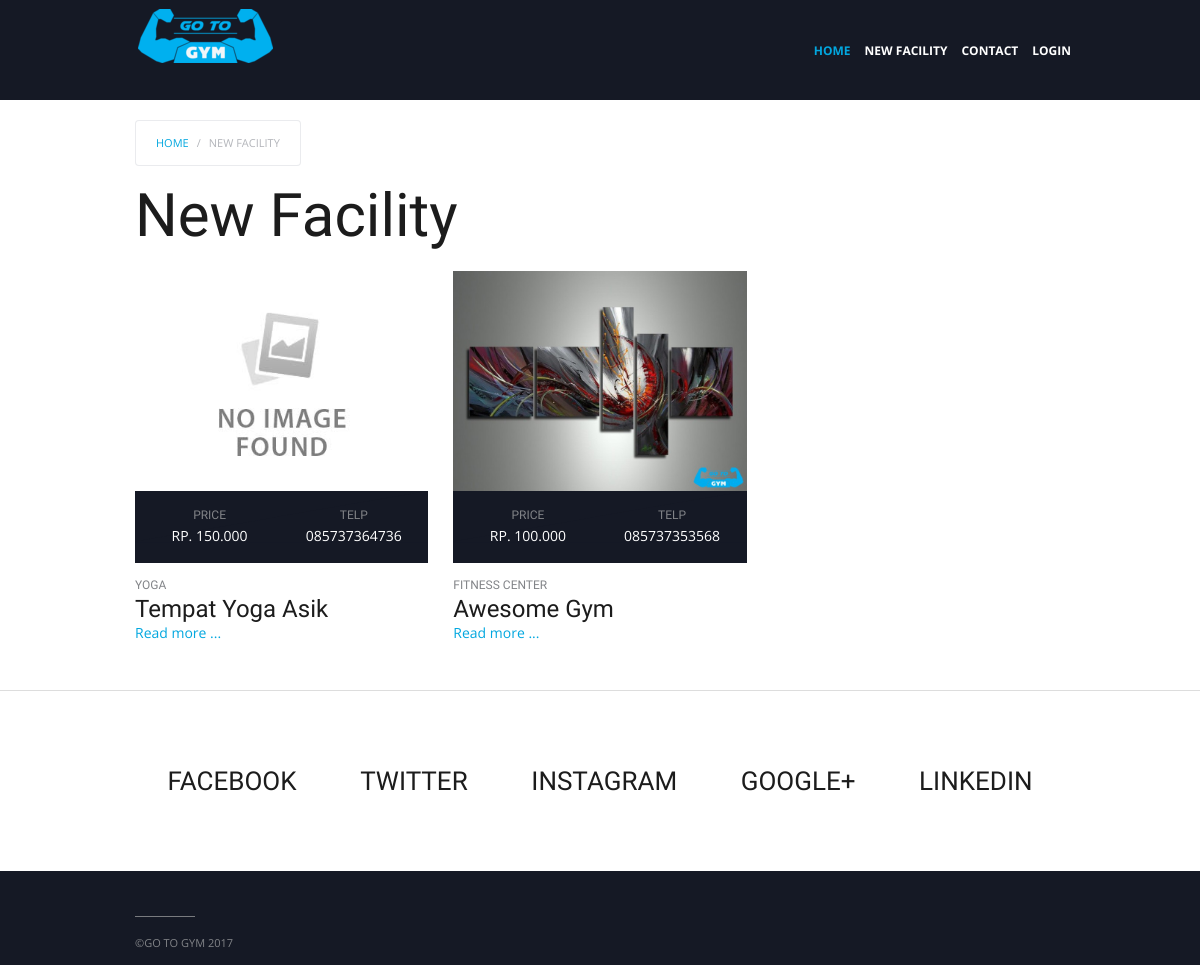
/home/newfacility, run on the app's committed database.
### tables this page shows
CREATE TABLE `gym` (
  `id` int(11) NOT NULL,
  `user_id` int(11) NOT NULL,
  `category_id` int(11) NOT NULL,
  `fullname` varchar(100) DEFAULT NULL,
  `alamat` varchar(100) DEFAULT NULL,
  `longitude` varchar(100) DEFAULT NULL,
  `latitude` varchar(100) DEFAULT NULL,
  `telp` varchar(12) DEFAULT NULL,
  `description` text,
  `price` int(11) DEFAULT NULL,
  `status` int(1) NOT NULL
);

CREATE TABLE `category` (
  `id` int(11) NOT NULL,
  `label` varchar(100) DEFAULT NULL
);

CREATE TABLE `images` (
  `id` int(11) NOT NULL,
  `gym_id` int(11) DEFAULT NULL,
  `file` varchar(100) DEFAULT NULL
);

### application/Controller/HomeController.php (called while the page is built, shortened)
<?php
class HomeController extends Controller
{
    public function newfacility()
    {
        $gym = new Gym();
        $this->view([
            'header'=>'view/_templates/home_header.php',
            'content'=>'view/home/newfacility.php',
            'footer'=>'view/_templates/home_footer.php',
        ],[
            'model'=>$gym->newFacility()
        ]);
    }
}

### public/index.php (called while the page is built, shortened)
<?php
$app = new Application();

### application/Core/Model.php (called while the page is built, shortened)
<?php
class Model
{
    public $db = null;
    protected $table = null;
    private function openDatabaseConnection()
    {
        $options = array(PDO::ATTR_DEFAULT_FETCH_MODE => PDO::FETCH_OBJ, PDO::ATTR_ERRMODE => PDO::ERRMODE_WARNING);
        $this->db = new PDO(DB_TYPE . ':host=' . DB_HOST . ';dbname=' . DB_NAME . ';charset=' . DB_CHARSET, DB_USER, DB_PASS, $options);
    }
    public function getOne($id)
    {
        if(is_array($id) && !is_null($id)){
            $_row = '';
            $_value = [];
            foreach ($id as $row=>$value){
                $_row.= $row.' = '.' :'.$row.' AND ';
                $_value[':'.$row] = $value;
            }
            $_row = substr($_row, 0, -5);
            $sql = "SELECT * FROM $this->table WHERE $_row LIMIT 1";
            $query = $this->db->prepare($sql);
            $parameters = $_value;
        }else{
            $sql = "SELECT * FROM $this->table WHERE id = :id LIMIT 1";
            $query = $this->db->prepare($sql);
            $parameters = array(':id' => $id);
        }
        $query->execute($parameters);
        return $query->fetch();
    }
}

### application/Model/Gym.php (called while the page is built, shortened)
<?php
class Gym extends Model
{
    protected $table = 'gym';
    public static function getCategory($id)
    {
        $category = new Category();
        return $category->getOne($id)->label;
    }
    public static function getImage($id)
    {
        $images = new Images();
        $img = $images->getOne(['gym_id'=>$id]);
        if($img){
            return $img->file;
        }else{
            return '';
        }
    }
    public function newFacility()
    {
        $sql = "SELECT * FROM $this->table WHERE status = 1 ORDER BY id DESC LIMIT 12 ";
        $query = $this->db->prepare($sql);
        $query->execute([]);
        return $query->fetchAll();
    }
}

### application/view/home/newfacility.php (the view, shortened to what this page needs)
<div class="uk-container uk-container-center">
    <div class="tm-middle uk-grid" data-uk-grid-match="" data-uk-grid-margin="">
        <div class="tm-main uk-width-medium-1-1">
            <main class="tm-content uk-position-relative">
                <ul class="uk-breadcrumb">
                    <li><a href="<?= URL ?>">Home</a></li>
                    <li class="uk-active"><span>New Facility</span></li>
                </ul>
                <div class="uk-grid">
                    <div class="uk-width-1-1">
                        <div class="uk-panel uk-panel-header">
                            <h1 class="tm-title">New Facility</h1>
                        </div>
                    </div>
                </div>
                <div class="uk-grid" data-uk-grid-match="" data-uk-grid-margin="">
                    <?php foreach ($model as $row): ?>
                        <?php $image = \Mini\Model\Gym::getImage($row->id); ?>
                        <div class="uk-width-medium-1-3">
                            <article class="uk-article">
                                <a class="uk-align-left" href="<?= URL.'home/detail/'.$row->id ?>" title=""><img src="<?= $image == '' ? URL.'img/noimagefound2.jpg' : URL.'img/gym/'.$image ?>" alt=""></a>
                                <div>
                                    <div class="uk-panel uk-width-1-1">
                                        <div class="uk-grid">
                                            <div class="uk-width-1-2">
                                                <h6 class="tm-uppercase">Price</h6>
                                                <span class="tm-uppercase">Rp. <?= number_format($row->price, 0, ',', '.') ?></span>
                                            </div>
                                            <div class="uk-width-1-2">
                                                <h6 class="tm-uppercase">Telp</h6>
                                                <span class="tm-uppercase"><?= $row->telp ?></span>
                                            </div>
                                        </div>
                                    </div>
                                    <h4 class="tm-workouts-line tm-uppercase"><?= \Mini\Model\Gym::getCategory($row->category_id) ?></h4>
                                    <h3 class="tm-workouts-subline tm-uppercase"><?= $row->fullname ?></h3>
                                    <div class="jcomments-links">
                                        <a class="readmore-link" href="<?= URL.'home/detail/'.$row->id ?>" title="5 Unique Workauts to Improve your Deadlift">Read more ...</a>
                                    </div>
                                </div>
                            </article>
                        </div>
                    <?php endforeach; ?>
                </div>
            </main>
        </div>
    </div>
</div>

### data on the page
gym: shows a picture, price "150.000", telp "085737364736", category.label "YOGA", fullname "Tempat Yoga Asik"
gym: id.file (picture), price "100.000", telp "085737353568", category.label "FITNESS CENTER", fullname "Awesome Gym"
